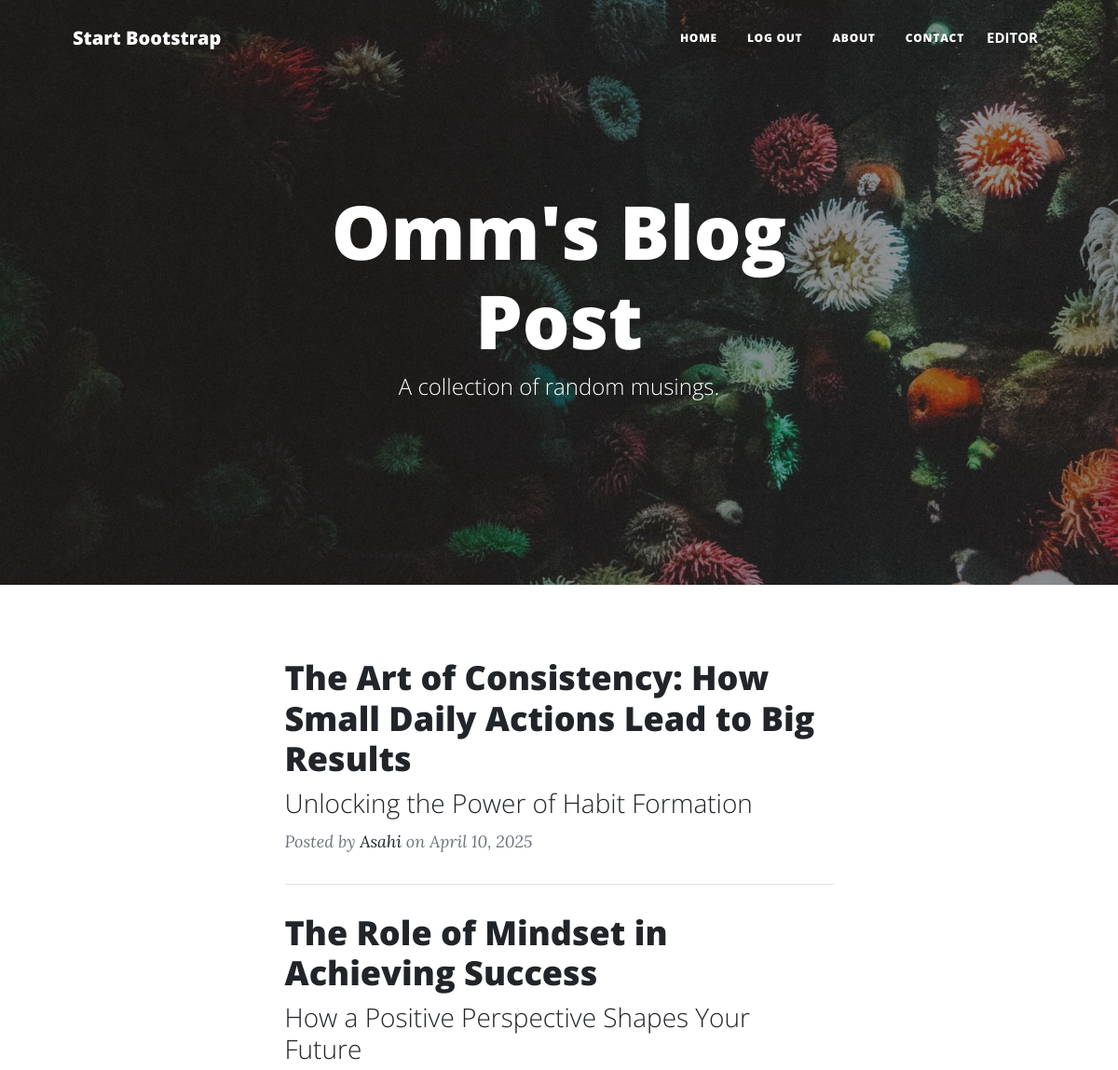
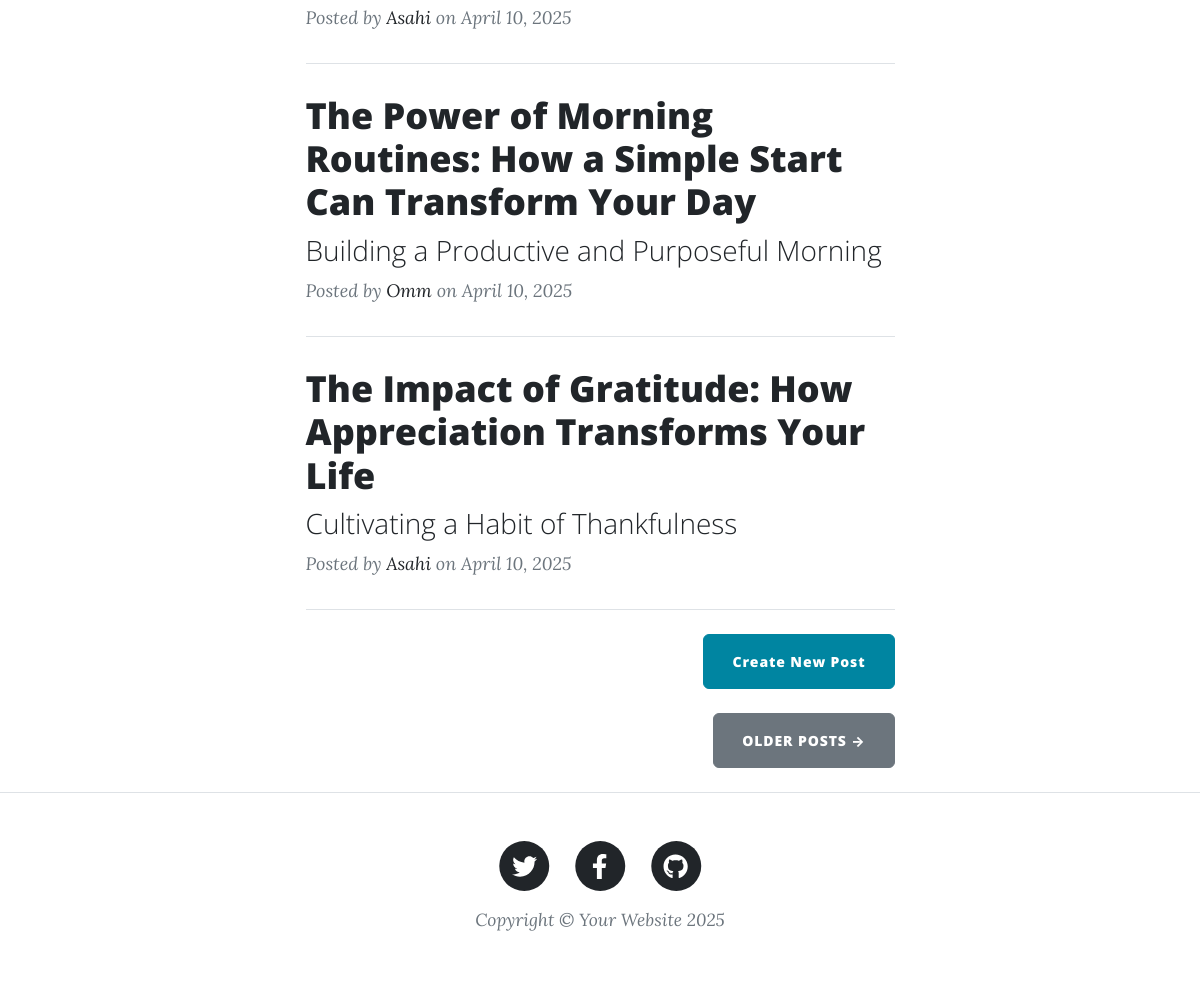
The app's page / (signed in) with its own data (2 pictures, top to bottom).
### main.py (models this page shows)
class User(UserMixin, db.Model):
    __tablename__ = "user"
    id: Mapped[int] = mapped_column(Integer, primary_key=True)
    email: Mapped[str] = mapped_column(String(100), unique=True)
    password: Mapped[str] = mapped_column(String(100))
    name: Mapped[str] = mapped_column(String(1000))
    role: Mapped[str] = mapped_column(String(50), default="user")
    posts = relationship("BlogPost", back_populates="user")
    comments = relationship("Comments", back_populates="user")

class BlogPost(db.Model):
    __tablename__ = "blog_post"
    id: Mapped[int] = mapped_column(Integer, primary_key=True)
    user_id : Mapped[int] = mapped_column(Integer, db.ForeignKey("user.id"))
    user = relationship("User", back_populates="posts")
    title: Mapped[str] = mapped_column(String(250), unique=True, nullable=False)
    subtitle: Mapped[str] = mapped_column(String(250), nullable=False)
    date: Mapped[str] = mapped_column(String(250), nullable=False)
    body: Mapped[str] = mapped_column(Text, nullable=False)
    img_url: Mapped[str] = mapped_column(String(250), nullable=False)
    comments = relationship("Comments", back_populates="post")

### main.py (the view)
@app.route('/')
def get_all_posts():
    blogs = db.session.execute(db.select(BlogPost)).scalars().all()
    return render_template("index.html", all_posts=blogs)

### main.py (called while the page is built)
@login_manager.user_loader
def load_user(user_id):
    return db.session.get(User, int(user_id))

### templates/index.html (shortened to what this page needs)
{% include "header.html" %}
<header
  class="masthead"
  style="background-image: url('../static/assets/img/home-bg.jpg')"
>
  <div class="container position-relative px-4 px-lg-5">
    <div class="row gx-4 gx-lg-5 justify-content-center">
      <div class="col-md-10 col-lg-8 col-xl-7">
        <div class="site-heading">
          <h1>Omm's Blog Post</h1>
          <span class="subheading">A collection of random musings.</span>
        </div>
      </div>
    </div>
  </div>
</header>
<div class="container px-4 px-lg-5">
  <div class="row gx-4 gx-lg-5 justify-content-center">
    <div class="col-md-10 col-lg-8 col-xl-7">
      {% for post in all_posts %}
      <div class="post-preview">
        <a href="{{ url_for('show_post', post_id=post.id) }}">
          <h2 class="post-title">{{ post.title }}</h2>
          <h3 class="post-subtitle">{{ post.subtitle }}</h3>
        </a>
        <p class="post-meta">
          Posted by
          <a href="#">{{ post.user.name }}</a>
          on {{post.date}}
        </p>
      </div>
      <hr class="my-4" />
      {% endfor %}
      {% if current_user.is_authenticated and current_user.id == 1 or current_user.role == 'editor' or current_user.role == 'admin' %}
      <div class="d-flex justify-content-end mb-4">
        <a
          class="btn btn-primary float-right"
          href="{{url_for('add_new_post')}}"
          >Create New Post</a
        >
      </div>
      {% endif %}
      <div class="d-flex justify-content-end mb-4">
        <a class="btn btn-secondary text-uppercase" href="#!">Older Posts →</a>
      </div>
    </div>
  </div>
</div>
{% include "footer.html" %}

### templates/header.html (shortened to what this page needs)
<!DOCTYPE html>
<html lang="en">
  <head>
    {% block styles %}
    {{ bootstrap.load_css() }}
    <link
      href="{{ url_for('static', filename='css/styles.css') }}"
      rel="stylesheet"
    />
    {% endblock %}
  </head>
  <body>
    <nav class="navbar navbar-expand-lg navbar-light" id="mainNav">
      <div class="container px-4 px-lg-5">
        <a class="navbar-brand" href="/">Start Bootstrap</a>
        <div class="collapse navbar-collapse" id="navbarResponsive">
          <ul class="navbar-nav ms-auto py-4 py-lg-0">
            <li class="nav-item">
              <a
                class="nav-link px-lg-3 py-3 py-lg-4"
                href="{{ url_for('get_all_posts') }}"
                >Home</a
              >
            </li>
            {% if current_user.is_authenticated %}
            <li class="nav-item">
              <a
                class="nav-link px-lg-3 py-3 py-lg-4"
                href="{{ url_for('logout') }}"
                >Log Out</a
              >
            </li>
            {% endif %}
            <li class="nav-item">
              <a
                class="nav-link px-lg-3 py-3 py-lg-4"
                href="{{ url_for('about') }}"
                >About</a
              >
            </li>
            <li class="nav-item">
              <a
                class="nav-link px-lg-3 py-3 py-lg-4"
                href="{{ url_for('contact') }}"
                >Contact</a
              >
            </li>
            <li>
              {% if current_user.is_authenticated %}
                  <span class="badge nav-link" style="padding-top: 25px; font-weight: bold;">{{ current_user.role|upper }}</span>
              {% endif %}
            </li>
          </ul>
        </div>
      </div>
    </nav>
  </body>
</html>

### records on screen
User: role "EDITOR"
BlogPost: title "The Art of Consistency: How Small Daily Actions Lead to Big Results", subtitle "Unlocking the Power of Habit Formation", user.name "Asahi", date "April 10, 2025"
BlogPost: title "The Role of Mindset in Achieving Success", subtitle "How a Positive Perspective Shapes Your Future", user.name "Asahi", date "April 10, 2025"
BlogPost: title "The Power of Morning Routines: How a Simple Start Can Transform Your Day", subtitle "Building a Productive and Purposeful Morning", user.name "Omm", date "April 10, 2025"
BlogPost: title "The Impact of Gratitude: How Appreciation Transforms Your Life", subtitle "Cultivating a Habit of Thankfulness", user.name "Asahi", date "April 10, 2025"
